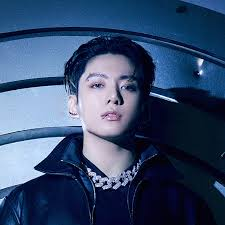
#> input picture Laba1/laba1/laba7/Jung.jpg, 225 x 225 px
$ python laba7-2.py
#> lines starting #> are read from the running program, lines starting #| are printed output that depends on the picture
from PIL import Image
image= Image.open('Jung.jpg')
#> image is the input picture: PIL image 225x225 RGB; mean R, G, B 53.9, 74.5, 107.7
reduce_image=image.reduce(3)
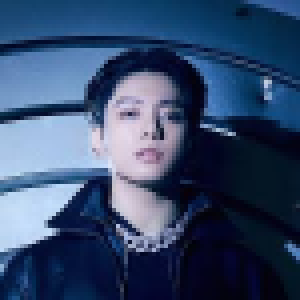
#> reduce_image: PIL image 75x75 RGB (shown 4 times larger); mean R, G, B 53.8, 74.3, 107.6
rotate_img=image.rotate(180)
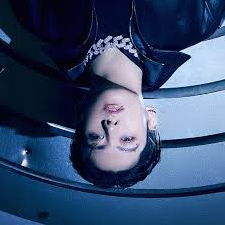
#> rotate_img: PIL image 225x225 RGB; mean R, G, B 53.9, 74.5, 107.7
rotate2_img=image.rotate(90)
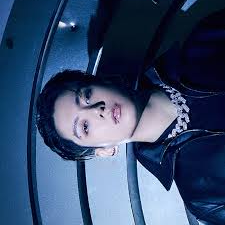
#> rotate2_img: PIL image 225x225 RGB; mean R, G, B 53.9, 74.5, 107.7
reduce_image.save('Red.png')
rotate_img.save('Yellow.png')
rotate2_img.save('Green.png')

$ run again, with Laba1/laba1/laba7/2.jpg copied over Laba1/laba1/laba7/Jung.jpg
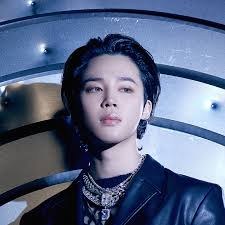
#> input picture Laba1/laba1/laba7/2.jpg, 225 x 225 px
#> image is the input picture: PIL image 225x225 RGB; mean R, G, B 89.5, 102.4, 132.5
#> `rotate_img=image.rotate(180)`:
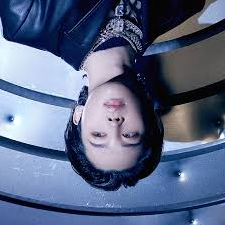
#> rotate_img: PIL image 225x225 RGB; mean R, G, B 89.5, 102.4, 132.5
#> `rotate2_img=image.rotate(90)`:
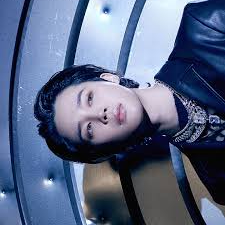
#> rotate2_img: PIL image 225x225 RGB; mean R, G, B 89.5, 102.4, 132.5

$ run again, with Laba1/laba1/laba7/3.jpg copied over Laba1/laba1/laba7/Jung.jpg
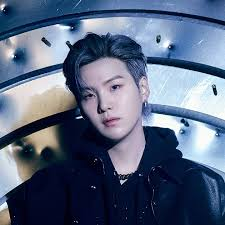
#> input picture Laba1/laba1/laba7/3.jpg, 225 x 225 px
#> image is the input picture: PIL image 225x225 RGB; mean R, G, B 89, 102.2, 127.3
#> `rotate_img=image.rotate(180)`:
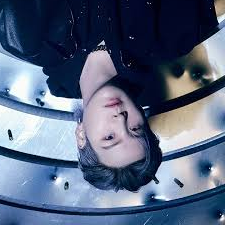
#> rotate_img: PIL image 225x225 RGB; mean R, G, B 89, 102.2, 127.3
#> `rotate2_img=image.rotate(90)`:
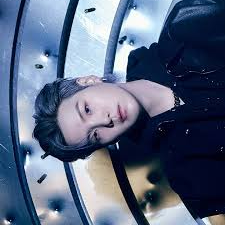
#> rotate2_img: PIL image 225x225 RGB; mean R, G, B 89, 102.2, 127.3

$ run again, with Laba1/laba1/laba7/5.jpg copied over Laba1/laba1/laba7/Jung.jpg
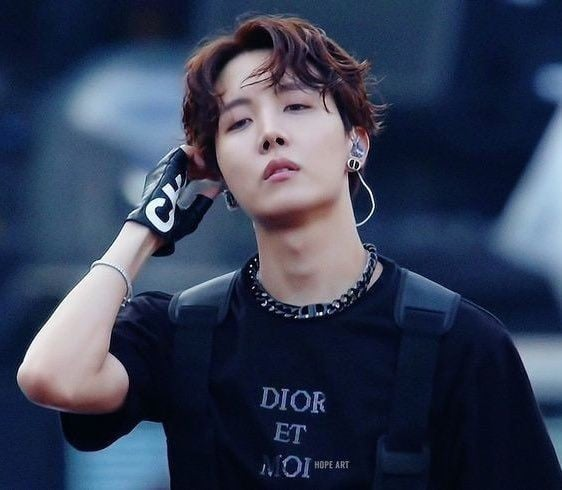
#> input picture Laba1/laba1/laba7/5.jpg, 562 x 490 px
#> image is the input picture: PIL image 562x490 RGB; mean R, G, B 53.6, 62.8, 85.7
#> `rotate_img=image.rotate(180)`:
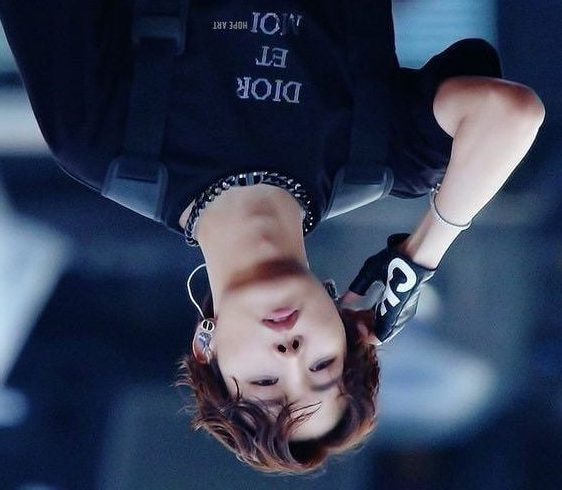
#> rotate_img: PIL image 562x490 RGB; mean R, G, B 53.6, 62.8, 85.7
#> `rotate2_img=image.rotate(90)`:
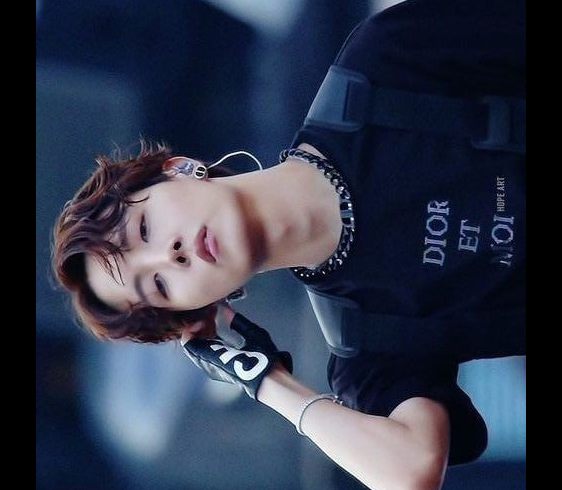
#> rotate2_img: PIL image 562x490 RGB; mean R, G, B 47.6, 54.6, 73.6
